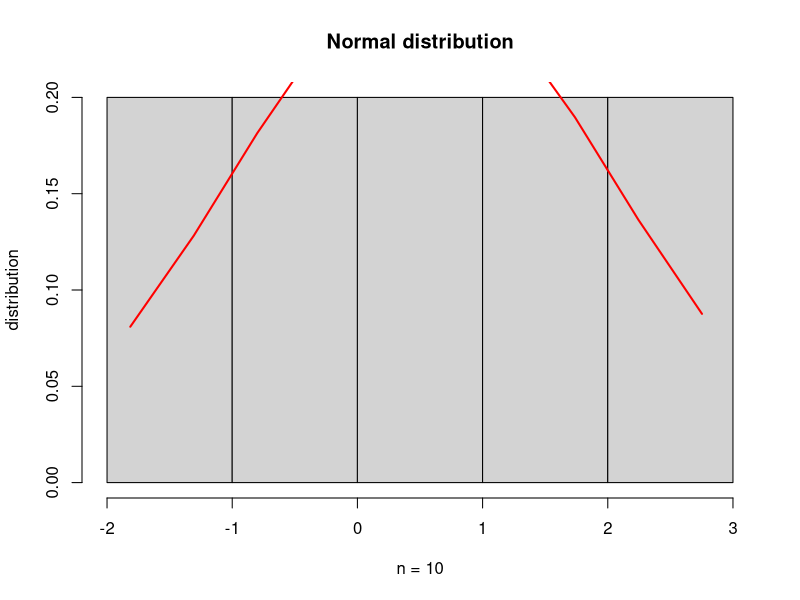
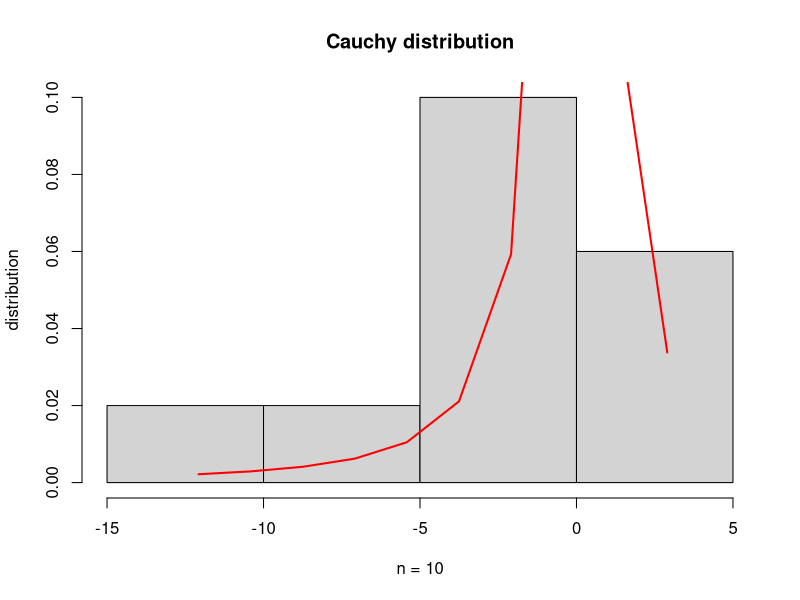
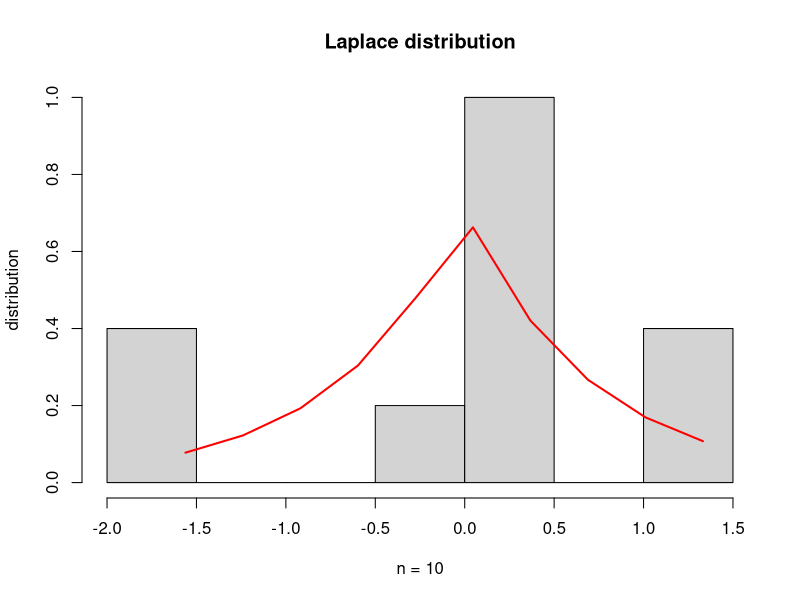
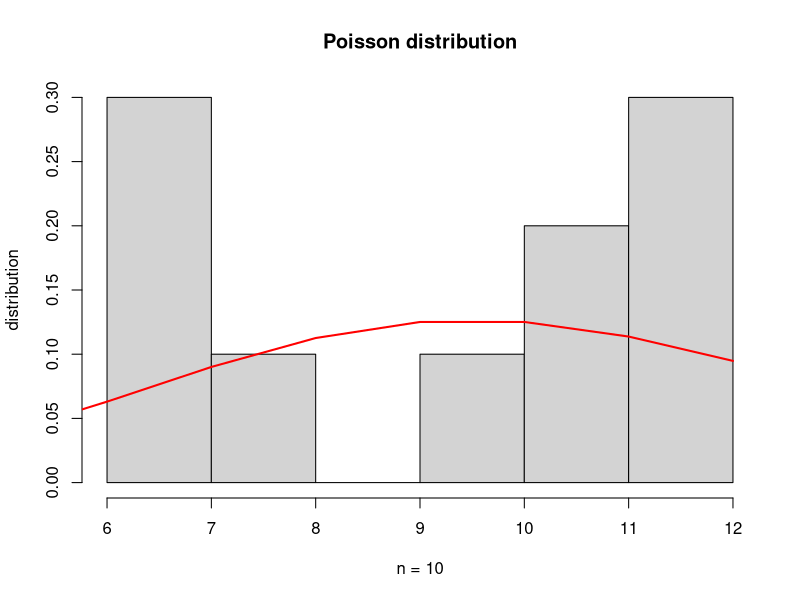
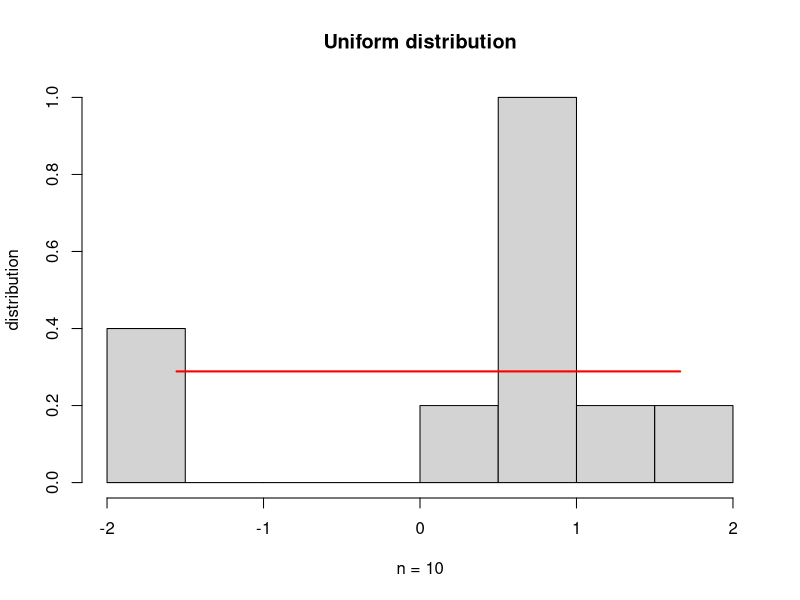
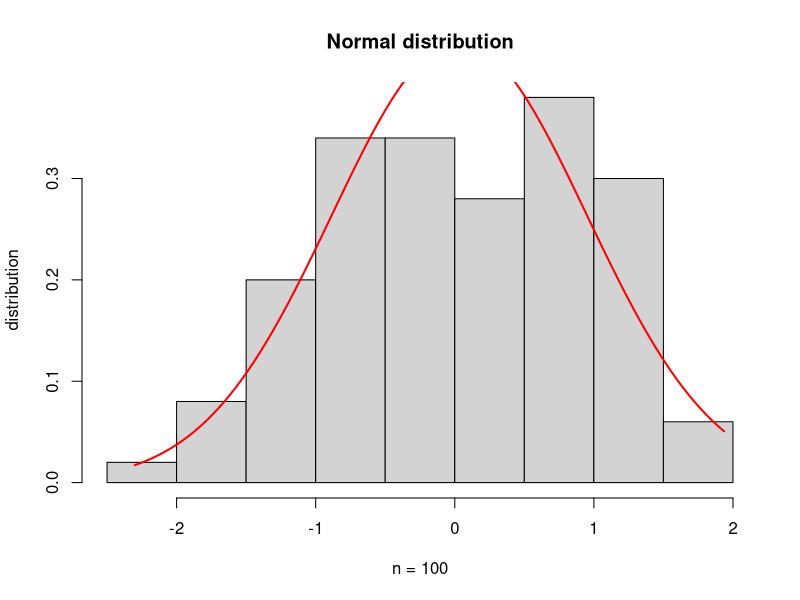
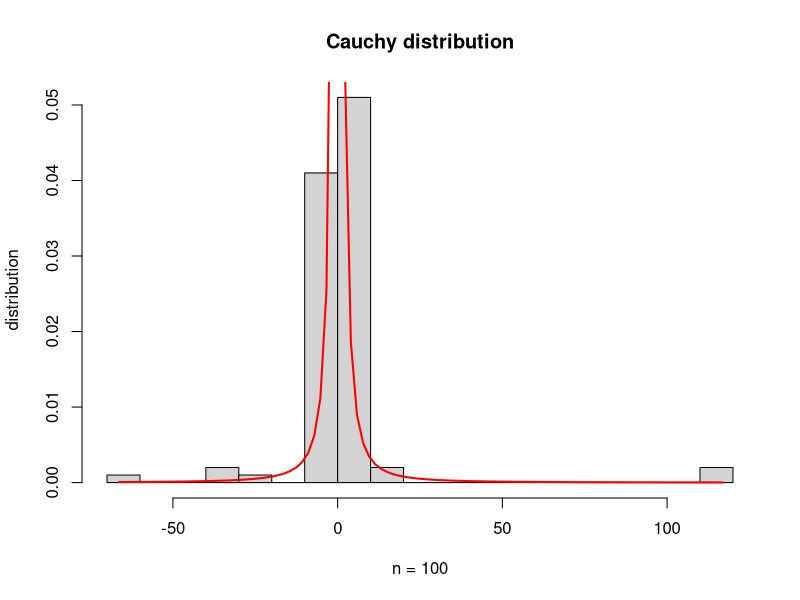
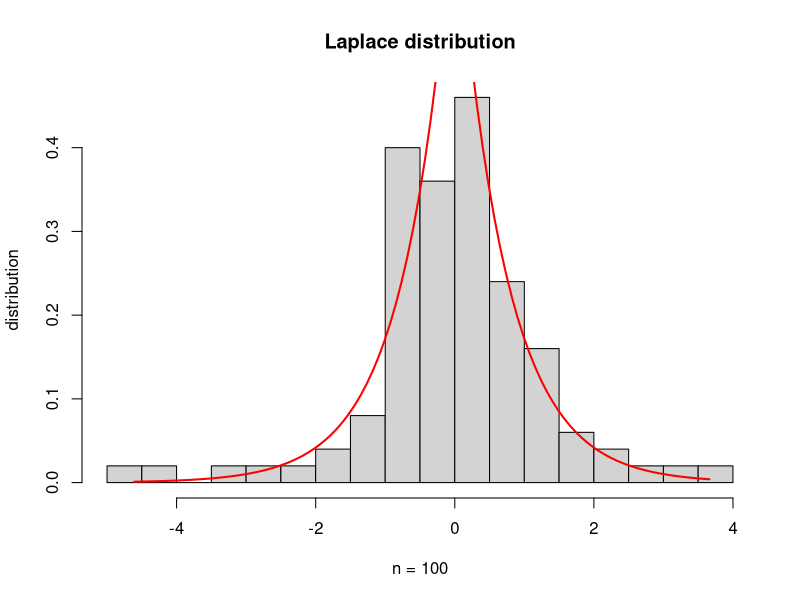

Source code (R) for these figures, in order:
library(VGAM)

lab1_plot = function(f_n, x_rdist, x_for_ddist, f_ddist, f_filename, f_breaks, f_label){
  # output to be present as PNG file
  png(file = f_filename)
  
  # Create the histogram
  hist(x_rdist, 
       prob = TRUE,
       breaks = f_breaks,
       main = f_label,
       xlab = paste("n =",f_n),
       ylab = "distribution",
  )
  lines(x_for_ddist, f_ddist, col = "red", lwd = 2)
  
  # Save the file.
  dev.off()
}

lab1_norm = function(n, n_breaks, location){
  x_rnorm <- rnorm(n)
  x_for_dnorm <- seq(min(x_rnorm), max(x_rnorm), length = n)
  f_dnorm <- dnorm(x_for_dnorm, mean = mean(x_rnorm), sd = sd(x_rnorm))
  filename_norm = paste(location, "n =", n, "normal distribution.png")
  
  lab1_plot(n, x_rnorm, x_for_dnorm, f_dnorm, filename_norm, n_breaks, "Normal distribution")
}

lab1_unif = function(n, n_breaks, location){
  x_runif <- runif(n, min = -sqrt(3), max = sqrt(3))
  x_for_dunif <- seq(min(x_runif),max(x_runif),length=n)
  f_dunif <- dunif(x_for_dunif, min = -sqrt(3), max = sqrt(3))
  filename_unif = paste(location, "n =", n, "uniform distribution.png")
  
  lab1_plot(n, x_runif, x_for_dunif, f_dunif, filename_unif, n_breaks, "Uniform distribution")
}

lab1_cauchy = function(n, n_breaks, location){
  x_rcauchy <- rcauchy(n, location = 0, scale = 1)
  x_for_dcauchy <- seq(min(x_rcauchy),max(x_rcauchy),length=n)
  f_dcauchy <- dcauchy(x_for_dcauchy, location = 0, scale = 1, log = FALSE)
  filename_cauchy = paste(location, "n =", n, "cauchy distribution.png")
  
  lab1_plot(n, x_rcauchy, x_for_dcauchy, f_dcauchy, filename_cauchy, n_breaks, "Cauchy distribution")
}

lab1_pois = function(n, n_breaks, location){
  x_rpois <- rpois(n, lambda = 10)
  x_for_dpois <- seq(0, max(x_rpois), by = 1)
  f_dpois <- dpois(x_for_dpois, lambda = 10)
  filename_pois = paste(location, "n =", n, "poisson distribution.png")
  
  lab1_plot(n, x_rpois, x_for_dpois, f_dpois, filename_pois, n_breaks, "Poisson distribution")
}

lab1_lap = function(n, n_breaks, location){
  x_rlap <- rlaplace(n, loc=0, scale=1/sqrt(2))
  x_for_dlap <- seq(min(x_rlap),max(x_rlap),length=n)
  f_dlap <- dlaplace(x_for_dlap, location = 0, scale= 1/sqrt(2))
  filename_lap = paste(location, "n =", n, "laplace distribution.png")
  
  lab1_plot(n, x_rlap, x_for_dlap, f_dlap, filename_lap, n_breaks, "Laplace distribution")
}
lab1_1 = function(){
  sizes<-c(10, 100, 1000)
  location="E:/_study/3 course/6th semester/MathStat/labs/lab1/lab1_1/pictures/"
  for (i in sizes){
    if(i==10){
      lab1_norm(i, 5, location)
      lab1_cauchy(i, 5, location)
      lab1_lap(i, 5, location)
      lab1_pois(i, 5, location)
      lab1_unif(i, 5, location)
    }
    else{
      lab1_norm(i, 15, location)
      lab1_cauchy(i, 15, location)
      lab1_lap(i, 15, location)
      lab1_pois(i, 15, location)
      lab1_unif(i, 15, location)
    }
  }
}

lab1_1()
